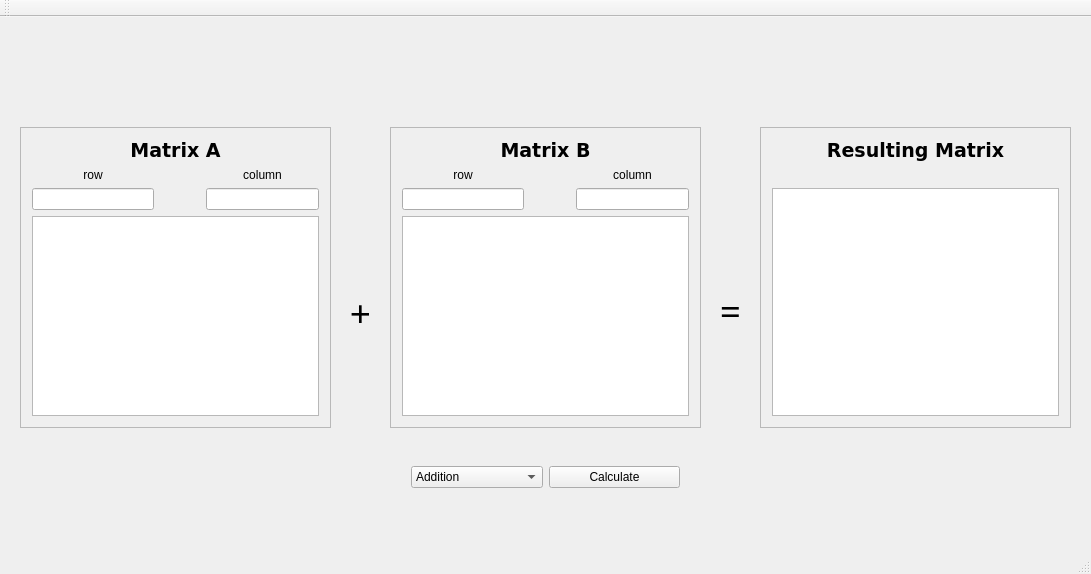
<?xml version="1.0" encoding="UTF-8"?>
<ui version="4.0">
 <class>MainWindow</class>
 <widget class="QMainWindow" name="MainWindow">
  <property name="windowModality">
   <enum>Qt::ApplicationModal</enum>
  </property>
  <property name="geometry">
   <rect>
    <x>0</x>
    <y>0</y>
    <width>1091</width>
    <height>574</height>
   </rect>
  </property>
  <property name="windowTitle">
   <string>Matrix Operations Calculator</string>
  </property>
  <widget class="QWidget" name="centralWidget">
   <widget class="QFrame" name="bFrame">
    <property name="geometry">
     <rect>
      <x>390</x>
      <y>110</y>
      <width>311</width>
      <height>301</height>
     </rect>
    </property>
    <property name="frameShape">
     <enum>QFrame::StyledPanel</enum>
    </property>
    <property name="frameShadow">
     <enum>QFrame::Raised</enum>
    </property>
    <layout class="QGridLayout" name="gridLayout_2">
     <item row="2" column="0">
      <widget class="QLabel" name="rA_3">
       <property name="text">
        <string>row</string>
       </property>
       <property name="alignment">
        <set>Qt::AlignCenter</set>
       </property>
      </widget>
     </item>
     <item row="3" column="0">
      <widget class="QLineEdit" name="rB">
       <property name="maximumSize">
        <size>
         <width>122</width>
         <height>16777215</height>
        </size>
       </property>
       <property name="autoFillBackground">
        <bool>false</bool>
       </property>
       <property name="maxLength">
        <number>2000</number>
       </property>
      </widget>
     </item>
     <item row="0" column="0" rowspan="2" colspan="3">
      <widget class="QLabel" name="aTitle_2">
       <property name="font">
        <font>
         <family>Verdana</family>
         <pointsize>14</pointsize>
         <weight>75</weight>
         <bold>true</bold>
        </font>
       </property>
       <property name="lineWidth">
        <number>2</number>
       </property>
       <property name="text">
        <string>Matrix B</string>
       </property>
       <property name="alignment">
        <set>Qt::AlignCenter</set>
       </property>
      </widget>
     </item>
     <item row="3" column="2">
      <widget class="QLineEdit" name="cB">
       <property name="sizePolicy">
        <sizepolicy hsizetype="Expanding" vsizetype="Fixed">
         <horstretch>0</horstretch>
         <verstretch>0</verstretch>
        </sizepolicy>
       </property>
       <property name="maximumSize">
        <size>
         <width>113</width>
         <height>16777215</height>
        </size>
       </property>
      </widget>
     </item>
     <item row="2" column="2">
      <widget class="QLabel" name="cA_3">
       <property name="text">
        <string>column</string>
       </property>
       <property name="alignment">
        <set>Qt::AlignCenter</set>
       </property>
      </widget>
     </item>
     <item row="5" column="0" colspan="3">
      <widget class="QTableView" name="matrixB">
       <property name="alternatingRowColors">
        <bool>true</bool>
       </property>
       <property name="cornerButtonEnabled">
        <bool>false</bool>
       </property>
       <attribute name="horizontalHeaderVisible">
        <bool>false</bool>
       </attribute>
       <attribute name="horizontalHeaderHighlightSections">
        <bool>false</bool>
       </attribute>
       <attribute name="verticalHeaderVisible">
        <bool>false</bool>
       </attribute>
       <attribute name="verticalHeaderHighlightSections">
        <bool>false</bool>
       </attribute>
      </widget>
     </item>
    </layout>
   </widget>
   <widget class="QFrame" name="rFrame">
    <property name="geometry">
     <rect>
      <x>760</x>
      <y>110</y>
      <width>311</width>
      <height>301</height>
     </rect>
    </property>
    <property name="frameShape">
     <enum>QFrame::StyledPanel</enum>
    </property>
    <property name="frameShadow">
     <enum>QFrame::Raised</enum>
    </property>
    <layout class="QGridLayout" name="gridLayout_3">
     <item row="0" column="0" rowspan="2" colspan="2">
      <widget class="QLabel" name="aTitle_3">
       <property name="font">
        <font>
         <family>Verdana</family>
         <pointsize>14</pointsize>
         <weight>75</weight>
         <bold>true</bold>
        </font>
       </property>
       <property name="lineWidth">
        <number>2</number>
       </property>
       <property name="text">
        <string>Resulting Matrix</string>
       </property>
       <property name="alignment">
        <set>Qt::AlignCenter</set>
       </property>
      </widget>
     </item>
     <item row="4" column="0" colspan="2">
      <widget class="QTableView" name="resultMatrix">
       <property name="editTriggers">
        <set>QAbstractItemView::NoEditTriggers</set>
       </property>
       <property name="alternatingRowColors">
        <bool>true</bool>
       </property>
       <property name="cornerButtonEnabled">
        <bool>false</bool>
       </property>
       <attribute name="horizontalHeaderVisible">
        <bool>false</bool>
       </attribute>
       <attribute name="horizontalHeaderHighlightSections">
        <bool>false</bool>
       </attribute>
       <attribute name="verticalHeaderVisible">
        <bool>false</bool>
       </attribute>
       <attribute name="verticalHeaderHighlightSections">
        <bool>false</bool>
       </attribute>
      </widget>
     </item>
     <item row="2" column="0" rowspan="2" colspan="2">
      <widget class="QLabel" name="label">
       <property name="text">
        <string/>
       </property>
       <property name="alignment">
        <set>Qt::AlignCenter</set>
       </property>
       <property name="margin">
        <number>13</number>
       </property>
      </widget>
     </item>
    </layout>
   </widget>
   <widget class="QLabel" name="label_2">
    <property name="geometry">
     <rect>
      <x>700</x>
      <y>193</y>
      <width>61</width>
      <height>201</height>
     </rect>
    </property>
    <property name="font">
     <font>
      <family>Poor Richard</family>
      <pointsize>28</pointsize>
     </font>
    </property>
    <property name="text">
     <string>=</string>
    </property>
    <property name="alignment">
     <set>Qt::AlignCenter</set>
    </property>
   </widget>
   <widget class="QLabel" name="oLabel">
    <property name="geometry">
     <rect>
      <x>330</x>
      <y>200</y>
      <width>61</width>
      <height>191</height>
     </rect>
    </property>
    <property name="font">
     <font>
      <family>Poor Richard</family>
      <pointsize>28</pointsize>
     </font>
    </property>
    <property name="text">
     <string>+</string>
    </property>
    <property name="alignment">
     <set>Qt::AlignCenter</set>
    </property>
   </widget>
   <widget class="QFrame" name="aFrame">
    <property name="geometry">
     <rect>
      <x>20</x>
      <y>110</y>
      <width>311</width>
      <height>301</height>
     </rect>
    </property>
    <property name="frameShape">
     <enum>QFrame::StyledPanel</enum>
    </property>
    <property name="frameShadow">
     <enum>QFrame::Raised</enum>
    </property>
    <layout class="QGridLayout" name="gridLayout_4">
     <item row="2" column="0">
      <widget class="QLabel" name="rA_4">
       <property name="text">
        <string>row</string>
       </property>
       <property name="alignment">
        <set>Qt::AlignCenter</set>
       </property>
      </widget>
     </item>
     <item row="3" column="0">
      <widget class="QLineEdit" name="rB_2">
       <property name="maximumSize">
        <size>
         <width>122</width>
         <height>16777215</height>
        </size>
       </property>
       <property name="autoFillBackground">
        <bool>false</bool>
       </property>
       <property name="text">
        <string/>
       </property>
       <property name="maxLength">
        <number>2000</number>
       </property>
      </widget>
     </item>
     <item row="0" column="0" rowspan="2" colspan="3">
      <widget class="QLabel" name="aTitle_4">
       <property name="font">
        <font>
         <family>Verdana</family>
         <pointsize>14</pointsize>
         <weight>75</weight>
         <bold>true</bold>
        </font>
       </property>
       <property name="lineWidth">
        <number>2</number>
       </property>
       <property name="text">
        <string>Matrix A</string>
       </property>
       <property name="alignment">
        <set>Qt::AlignCenter</set>
       </property>
      </widget>
     </item>
     <item row="3" column="2">
      <widget class="QLineEdit" name="cA">
       <property name="sizePolicy">
        <sizepolicy hsizetype="Expanding" vsizetype="Fixed">
         <horstretch>0</horstretch>
         <verstretch>0</verstretch>
        </sizepolicy>
       </property>
       <property name="maximumSize">
        <size>
         <width>113</width>
         <height>16777215</height>
        </size>
       </property>
      </widget>
     </item>
     <item row="2" column="2">
      <widget class="QLabel" name="cA_4">
       <property name="text">
        <string>column</string>
       </property>
       <property name="alignment">
        <set>Qt::AlignCenter</set>
       </property>
      </widget>
     </item>
     <item row="5" column="0" colspan="3">
      <widget class="QTableView" name="matrixA">
       <property name="styleSheet">
        <string notr="true"/>
       </property>
       <property name="alternatingRowColors">
        <bool>true</bool>
       </property>
       <attribute name="horizontalHeaderVisible">
        <bool>false</bool>
       </attribute>
       <attribute name="horizontalHeaderHighlightSections">
        <bool>false</bool>
       </attribute>
       <attribute name="verticalHeaderVisible">
        <bool>false</bool>
       </attribute>
       <attribute name="verticalHeaderHighlightSections">
        <bool>false</bool>
       </attribute>
      </widget>
     </item>
    </layout>
   </widget>
   <widget class="QLabel" name="label_3">
    <property name="geometry">
     <rect>
      <x>10</x>
      <y>480</y>
      <width>1071</width>
      <height>31</height>
     </rect>
    </property>
    <property name="layoutDirection">
     <enum>Qt::LeftToRight</enum>
    </property>
    <property name="text">
     <string/>
    </property>
    <property name="alignment">
     <set>Qt::AlignCenter</set>
    </property>
   </widget>
   <widget class="QWidget" name="horizontalLayoutWidget">
    <property name="geometry">
     <rect>
      <x>400</x>
      <y>420</y>
      <width>291</width>
      <height>80</height>
     </rect>
    </property>
    <layout class="QHBoxLayout" name="horizontalLayout">
     <item>
      <widget class="QComboBox" name="comboBox">
       <item>
        <property name="text">
         <string>Addition</string>
        </property>
       </item>
       <item>
        <property name="text">
         <string>Multiplication</string>
        </property>
       </item>
      </widget>
     </item>
     <item>
      <widget class="QPushButton" name="pushButton">
       <property name="text">
        <string>Calculate</string>
       </property>
      </widget>
     </item>
    </layout>
   </widget>
  </widget>
  <widget class="QToolBar" name="mainToolBar">
   <attribute name="toolBarArea">
    <enum>TopToolBarArea</enum>
   </attribute>
   <attribute name="toolBarBreak">
    <bool>false</bool>
   </attribute>
  </widget>
  <widget class="QStatusBar" name="statusBar"/>
 </widget>
 <layoutdefault spacing="6" margin="11"/>
 <resources/>
 <connections/>
</ui>
